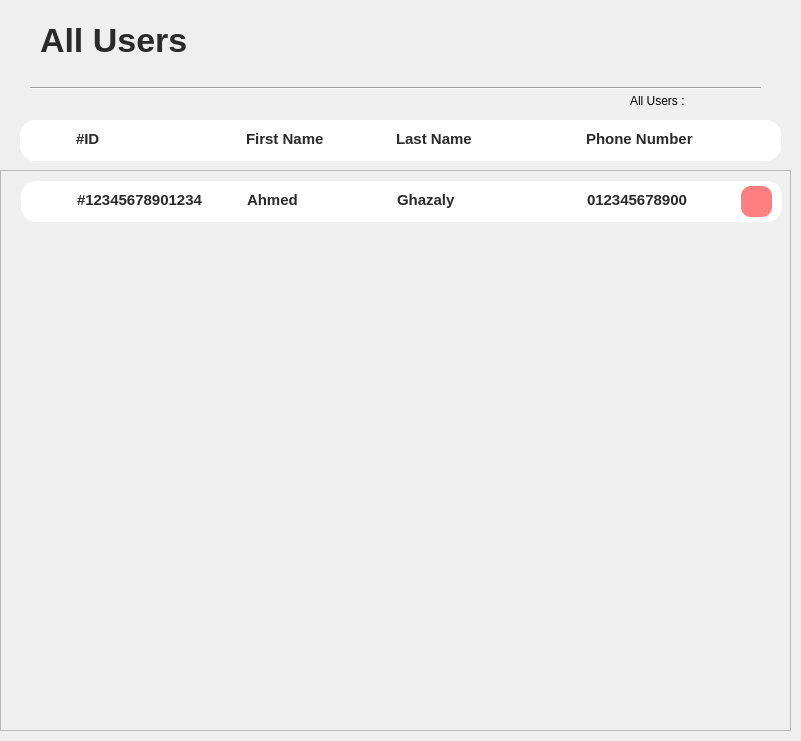
<?xml version="1.0" encoding="UTF-8"?>
<ui version="4.0">
 <class>UsersDashboardClass</class>
 <widget class="QWidget" name="UsersDashboardClass">
  <property name="geometry">
   <rect>
    <x>0</x>
    <y>0</y>
    <width>801</width>
    <height>741</height>
   </rect>
  </property>
  <property name="windowTitle">
   <string>UsersDashboard</string>
  </property>
  <widget class="QLabel" name="label_32">
   <property name="geometry">
    <rect>
     <x>630</x>
     <y>91</y>
     <width>131</width>
     <height>20</height>
    </rect>
   </property>
   <property name="styleSheet">
    <string notr="true">#label_11{
color:black;
  border-radius: 25px;


font-size:15px;
}</string>
   </property>
   <property name="text">
    <string>All Users :</string>
   </property>
  </widget>
  <widget class="QScrollArea" name="scrollArea">
   <property name="geometry">
    <rect>
     <x>0</x>
     <y>170</y>
     <width>791</width>
     <height>561</height>
    </rect>
   </property>
   <property name="widgetResizable">
    <bool>true</bool>
   </property>
   <widget class="QWidget" name="scrollAreaWidgetContents">
    <property name="geometry">
     <rect>
      <x>0</x>
      <y>0</y>
      <width>789</width>
      <height>559</height>
     </rect>
    </property>
    <widget class="QFrame" name="frame_4">
     <property name="geometry">
      <rect>
       <x>20</x>
       <y>10</y>
       <width>761</width>
       <height>41</height>
      </rect>
     </property>
     <property name="styleSheet">
      <string notr="true">QFrame{
  border-radius: 15px;
  border: 2px solid white ;
background-color:white;

}
QLabel
{
font-size:15px;
font-weight:bold;
color:#2B2A2A;
}
QPushButton{
  border-radius: 10px;
  background: #FF7F7F;
color:white;



}

QPushButton:hover{
background: #CCD0CD;
color:Black;
}

</string>
     </property>
     <property name="frameShape">
      <enum>QFrame::Shape::StyledPanel</enum>
     </property>
     <property name="frameShadow">
      <enum>QFrame::Shadow::Raised</enum>
     </property>
     <widget class="QLabel" name="label_19">
      <property name="geometry">
       <rect>
        <x>50</x>
        <y>3</y>
        <width>141</width>
        <height>31</height>
       </rect>
      </property>
      <property name="text">
       <string>#12345678901234</string>
      </property>
     </widget>
     <widget class="QLabel" name="label_20">
      <property name="geometry">
       <rect>
        <x>220</x>
        <y>3</y>
        <width>141</width>
        <height>31</height>
       </rect>
      </property>
      <property name="text">
       <string>Ahmed</string>
      </property>
     </widget>
     <widget class="QLabel" name="label_23">
      <property name="geometry">
       <rect>
        <x>370</x>
        <y>3</y>
        <width>171</width>
        <height>31</height>
       </rect>
      </property>
      <property name="text">
       <string>Ghazaly</string>
      </property>
     </widget>
     <widget class="QLabel" name="label_24">
      <property name="geometry">
       <rect>
        <x>560</x>
        <y>3</y>
        <width>131</width>
        <height>31</height>
       </rect>
      </property>
      <property name="text">
       <string>012345678900</string>
      </property>
     </widget>
     <widget class="QPushButton" name="pushButton_4">
      <property name="geometry">
       <rect>
        <x>720</x>
        <y>5</y>
        <width>31</width>
        <height>31</height>
       </rect>
      </property>
      <property name="text">
       <string/>
      </property>
      <property name="icon">
       <iconset theme="edit-delete"/>
      </property>
     </widget>
     <widget class="QLabel" name="label_43">
      <property name="geometry">
       <rect>
        <x>7</x>
        <y>5</y>
        <width>31</width>
        <height>31</height>
       </rect>
      </property>
      <property name="text">
       <string/>
      </property>
      <property name="pixmap">
       <pixmap>Assets/profile.png</pixmap>
      </property>
      <property name="scaledContents">
       <bool>true</bool>
      </property>
     </widget>
    </widget>
   </widget>
  </widget>
  <widget class="QFrame" name="frame_3">
   <property name="geometry">
    <rect>
     <x>20</x>
     <y>120</y>
     <width>761</width>
     <height>41</height>
    </rect>
   </property>
   <property name="styleSheet">
    <string notr="true">QFrame{
  border-radius: 15px;
  border: 2px solid white ;
background-color:white;

}
QLabel
{
font-size:15px;
font-weight:bold;
color:#2B2A2A;
}
QPushButton{
  border-radius: 10px;
  background: #FF7F7F;
color:white;



}

QPushButton:hover{
background: #CCD0CD;
color:Black;
}

</string>
   </property>
   <property name="frameShape">
    <enum>QFrame::Shape::StyledPanel</enum>
   </property>
   <property name="frameShadow">
    <enum>QFrame::Shadow::Raised</enum>
   </property>
   <widget class="QLabel" name="label_15">
    <property name="geometry">
     <rect>
      <x>50</x>
      <y>3</y>
      <width>141</width>
      <height>31</height>
     </rect>
    </property>
    <property name="text">
     <string>#ID</string>
    </property>
   </widget>
   <widget class="QLabel" name="label_16">
    <property name="geometry">
     <rect>
      <x>220</x>
      <y>3</y>
      <width>141</width>
      <height>31</height>
     </rect>
    </property>
    <property name="text">
     <string>First Name</string>
    </property>
   </widget>
   <widget class="QLabel" name="label_17">
    <property name="geometry">
     <rect>
      <x>370</x>
      <y>3</y>
      <width>171</width>
      <height>31</height>
     </rect>
    </property>
    <property name="text">
     <string>Last Name</string>
    </property>
   </widget>
   <widget class="QLabel" name="label_18">
    <property name="geometry">
     <rect>
      <x>560</x>
      <y>3</y>
      <width>131</width>
      <height>31</height>
     </rect>
    </property>
    <property name="text">
     <string>Phone Number</string>
    </property>
   </widget>
  </widget>
  <widget class="Line" name="line_7">
   <property name="geometry">
    <rect>
     <x>30</x>
     <y>80</y>
     <width>731</width>
     <height>16</height>
    </rect>
   </property>
   <property name="orientation">
    <enum>Qt::Orientation::Horizontal</enum>
   </property>
  </widget>
  <widget class="QLabel" name="label_22">
   <property name="geometry">
    <rect>
     <x>40</x>
     <y>10</y>
     <width>221</width>
     <height>61</height>
    </rect>
   </property>
   <property name="styleSheet">
    <string notr="true">QLabel
{
font-size:34px;
font-weight:bold;
color:#2B2A2A;
}</string>
   </property>
   <property name="text">
    <string>All Users</string>
   </property>
  </widget>
 </widget>
 <layoutdefault spacing="6" margin="11"/>
 <resources/>
 <connections/>
</ui>
